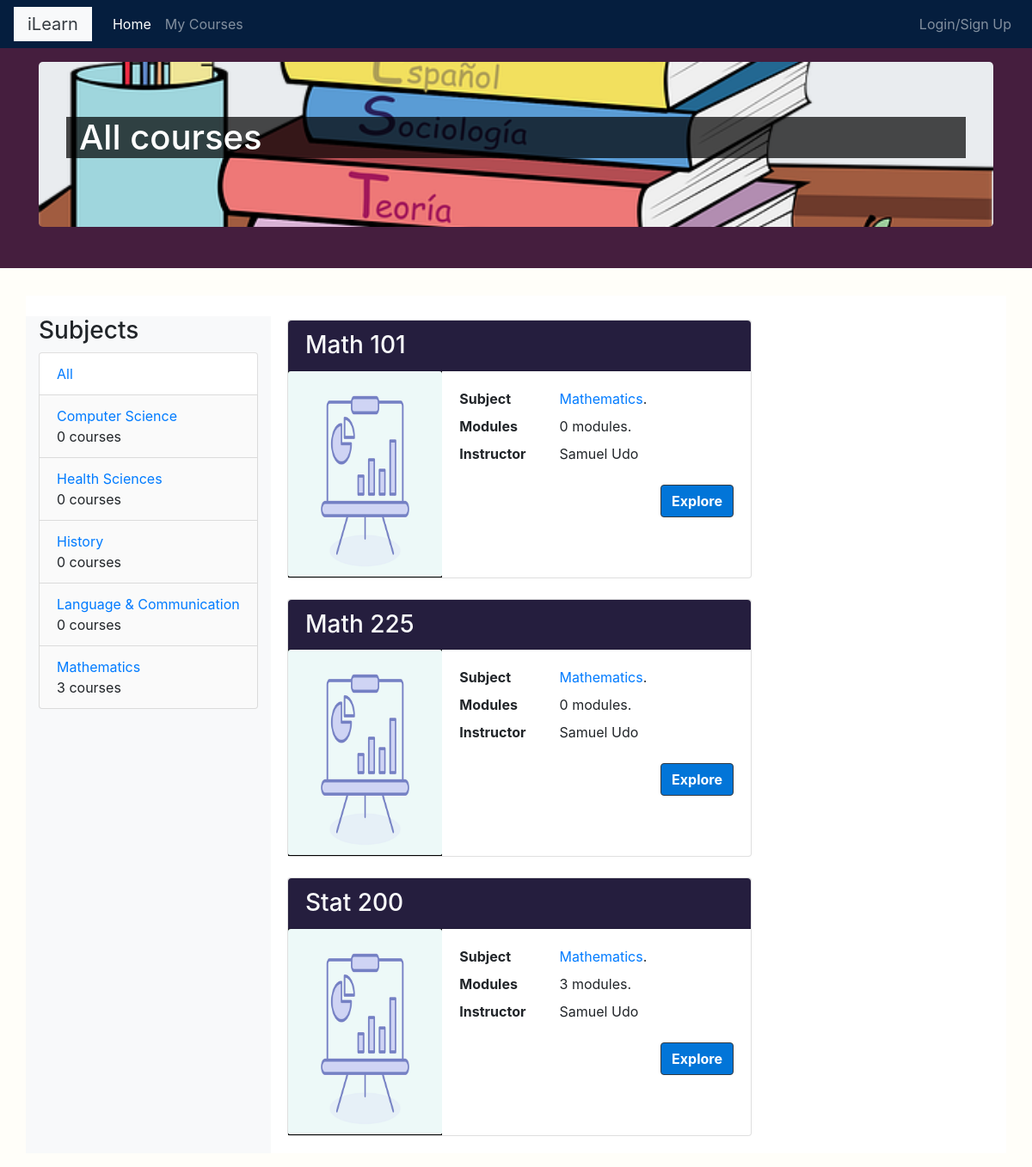
Before: / with the older database file.
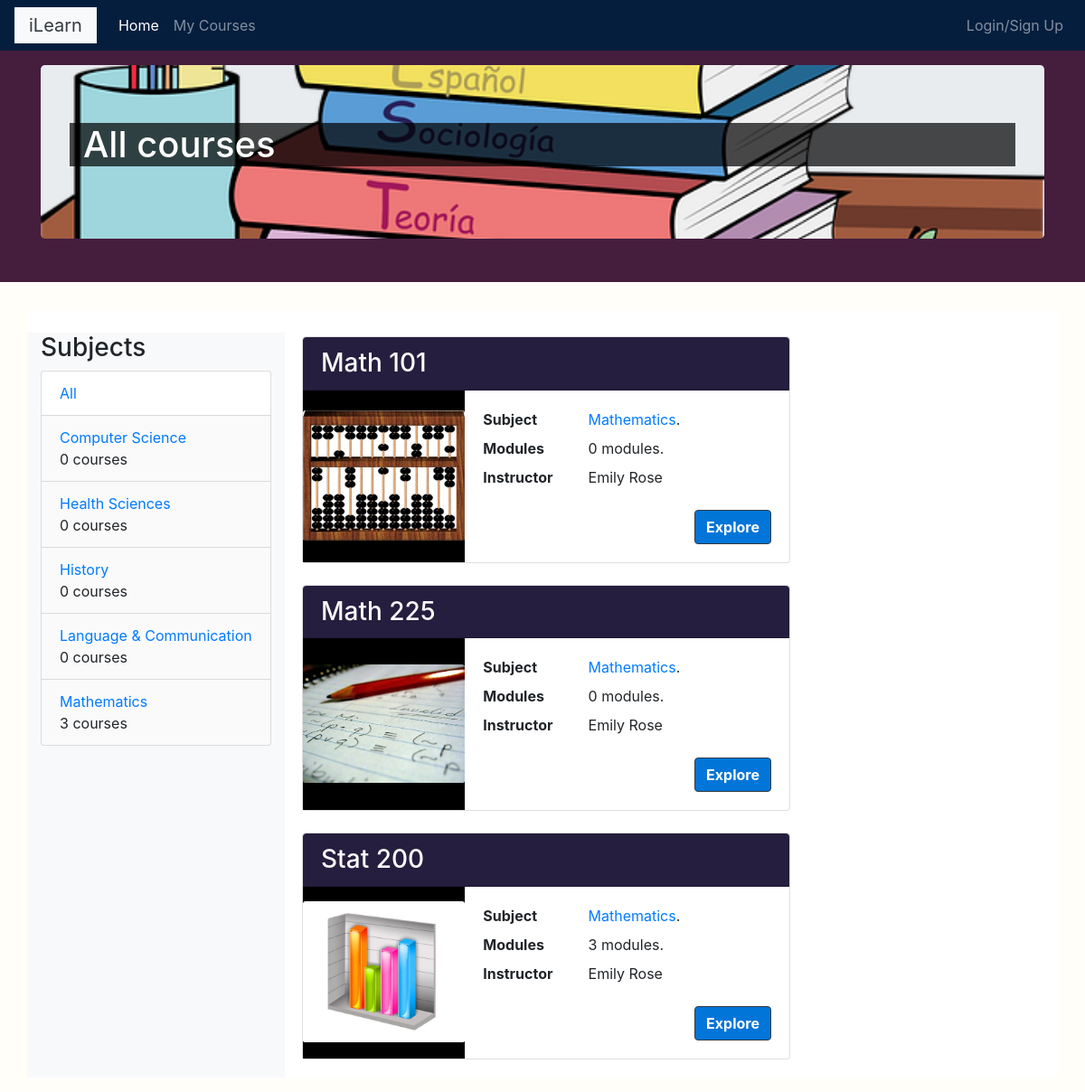
After: the same page with the newer database file.
### courses/models.py (models this page shows, shortened)
class Subject(models.Model):
    title = models.CharField(max_length=200)
    slug = models.SlugField(max_length=200,unique=True)
    feature = models.BooleanField(default=False,null=True)
    photo = models.ImageField(upload_to='subjects/%Y/%m/%d/',default='subjects/subjects_icon.png',
                              blank=False)
    class Meta:
        ordering = ['title']
    def __str__(self):
        return self.title

class Course(models.Model):
    instructor = models.ForeignKey('Instructor', related_name='courses_created', on_delete=models.CASCADE)
    subject  = models.ForeignKey(Subject, related_name='courses', on_delete=models.CASCADE)
    title = models.CharField(max_length=200)
    overview = models.TextField(max_length=200)
    slug = models.SlugField(max_length=200,unique=True)
    created = models.DateTimeField(auto_now_add=True)
    enrollments = models.ManyToManyField(Student,through='Enrollment')
    feature = models.BooleanField(default=False,null=True)
    photo = models.ImageField(upload_to='courses/%Y/%m/%d/',default='courses/course_icon.png',
                              blank=False)
    class Meta:
        ordering = ['-created']

class Instructor(models.Model):
    user = models.OneToOneField(User,related_name='instructor',on_delete=models.CASCADE)
    feature = models.BooleanField(default=False,null=True)
    pass

### courses/views.py (the view)
# urls.py: path('',CourseListView.as_view(),name='course_list'),
class CourseListView(TemplateResponseMixin,View):
    model = Course
    template_name = 'courses/course/list.html'
    def get(self,request,subject=None):
        subjects = Subject.objects.annotate(total_courses=(Count('courses')))
        courses = Course.objects.annotate(total_modules=Count('modules'))
        if subject:
            subject = get_object_or_404(Subject,slug=subject)
            courses = courses.filter(subject=subject)
        return self.render_to_response({
            'subjects':subjects,
            'subject':subject,
            'courses':courses
            })

### courses/templatetags/course.py (called while the page is built)
@register.filter
def is_instructor(obj):
    try:
        if obj.is_superuser or obj.instructor:
            return True
        else:
            return False
    except:
        return None

@register.filter
def get_name(obj):
    return obj.get_full_name() or obj.username

### courses/templates/courses/course/list.html (shortened to what this page needs)
{% extends "base.html" %}
{% load course %}
{% block page_title %}
<div class="jumbotron text-white jumbotron-image shadow" style="background-image: url({% if subject %}{{subject.photo.url}}{% else %} '/media/subjects/subjects_icon.png'{% endif %});">
  <div style="background-color:rgba(0,0,0,0.7);" class="container">
    <h1 class="">
      {% if subject %}
        {{ subject.title }} courses
      {% else %}
        All courses
      {% endif %}
    </h1>
  </div>
</div>
{% endblock %}
{% block content %}
  <br>
  <div class="row">
    <div class="col-xs-12 col-md-3 contents bg-light">
      <h3>Subjects</h3>
      <ul class="list-group">
        <li class="{% if not subject %}selected{% endif %} list-group-item">
          <a href="{% url "course_list" %}">All</a>
        </li>
        {% for s in subjects %}
          <li class="{% if s == subject %}selected{% endif %} list-group-item">
            <a href="{% url "courses:course_list_subject" s.slug %}">{{ s.title }}</a>
            <br>
            <span>{{ s.total_courses }} courses</span>
          </li>
        {% endfor %}
      </ul>
    </div>
    <div class="col-xs-12 col-md-9 modules">
      {% for course in courses %}
        {% with subject=course.subject %}
          <div class="container p-1">
            <div class="card-group">
              <div class="card mb-3" style="max-width: 540px;">
                <div class="row no-gutters">
                  <div class="full-card-title col-sm-12">
                    <h3 class="card-header bg-secondary-theme-one text-dark">
                      <a class="text-light" href="{% url "courses:course_detail"  course.slug %}">
                        {{ course.title }}
                      </a>
                    </h3>
                  </div>
                  <div class="card-img-container col-md-4">
                    <img src="{{course.photo.url}}" class="card-img" alt="...">
                  </div>
                  <div class="col-md-8">
                    <div class="card-body">
                      <dl class="row">
                        <dt class="col-4">Subject</dt>
                        <dd class="col-8">
                          <a href="{% url "courses:course_list_subject" subject.slug %}">{{ subject }}</a>.
                        </dd>
                        <dt class="col-4">Modules</dt>
                        <dd class="col-8">{{ course.total_modules }} modules.</dd>
                        <dt class="col-4">Instructor</dt>
                        <dd class="col-8">{{course.instructor.user|get_name}}
                        </dd>
                      </dl>
                      <div class="text-right">
                        <a class="card-link bg-btn-theme-one btn border border-dark mr-auto" href="{% url "courses:course_detail"  course.slug %}">Explore</a>
                      </div>
                    </div>
                  </div>
                </div>
              </div>
            </div>
          </div>
        {% endwith %}
      {% empty %}
        <ul class='list-group '>
          <li class="list-group-item text-info">
            No Course In this Subject Yet
          </li>
        </ul>
      {% endfor %}
    </div>
  </div>
{% endblock %}

### courses/templates/base.html (shortened to what this page needs)
{% load static %}
{% load course %}
<!DOCTYPE html>
<html lang="en" dir="ltr">
  <head>
    <link rel="stylesheet" href="https://maxcdn.bootstrapcdn.com/bootstrap/4.0.0/css/bootstrap.min.css">
    <link rel="stylesheet" href="{% static 'css/base.css' %}">
  </head>
  <body>
    <div class="">
      <nav class="navbar navbar-expand-sm navbar-dark bg-dark-theme-one">
         <a href="#" class="navbar-brand bg-light border-white text-bold text-dark px-3">iLearn</a>
        <div class="collapse navbar-collapse" id="navbarNav">
          <ul class="navbar-nav">
            <li class="nav-item">
              <a class="nav-link {% if request|is_current:'home' %}active{% endif %}" href="\" >Home</a>
            </li>
            <li class="nav-item">
              <a class="nav-link {% if request|is_current:'my_courses' %}active{% endif %}" href="{% url "students:student_course_list"%}">My Courses</a>
            </li>
          </ul>
          <ul class="navbar-nav ml-auto">
          {% if request.user.is_authenticated %}
            <li class="nav-item">
              <a class="nav-link" href="{% url 'logout' %}">Logout<span class="sr-only">(current)</span></a>
            </li>
            <li class="nav-item">
              <a class="nav-link {% if request|is_current:'profile-detail' %}active{% endif %}"  href="{% url 'profile:profile-detail' request.user.student.pk %}">Profile</a>
            </li>
          {% else %}
            <li class="nav-item">
              <a class="nav-link" href="{% url 'login' %}">Login/Sign Up <span class="sr-only">(current)</span></a>
            </li>
          {% endif %}
          </ul>
        </div>
      </nav>
    </div>
    <div class="container-fluid page_title">
      <div class="container">
        {% block page_title %}
        {% endblock %}
      </div>
    </div>
    <main class="container">
      {% block content %}
      {% endblock %}
    </main>
  </body>
</html>

### courses/static/css/base.css (style rules this page uses)
body { background-color:#fffef9; }
main { margin-top: 2em; margin-bottom: 1em; background-color:white; }
.page_title { background-color: #451e3e; padding: 1em 0; color: white; }
.list-group-item:not(.selected) { background-color: rgb(250,250,250); }
.bg-dark-theme-one { background: #051e3e; background-color: #051e3e; }
.bg-secondary-theme-one { background: #251e3e; background-color: #251e3e; }
.bg-btn-theme-one { background: #0275d8; background-color:#0275d8; color:white; }
.btn { font-weight: bolder; color:white; }
.card-img { max-height: 15em; }
.card-img-container { background-color: grey; display: flex; padding-left: 0.2em; padding-right: 0.2em; background-color: black; }
.card-img-container img { display: block; margin: auto; align-self: center; border-bottom: 1px solid black; }
.jumbotron-image { background-position: center center; background-repeat: no-repeat; background-size: cover; }

Changed rows visible on the page:
changed Course "Math 101": photo: a different picture; instructor.user|get_name "Samuel Udo" → "Emily Rose"
changed Course "Math 225": photo: a different picture; instructor.user|get_name "Samuel Udo" → "Emily Rose"
changed Course "Stat 200": photo: a different picture; instructor.user|get_name "Samuel Udo" → "Emily Rose"
